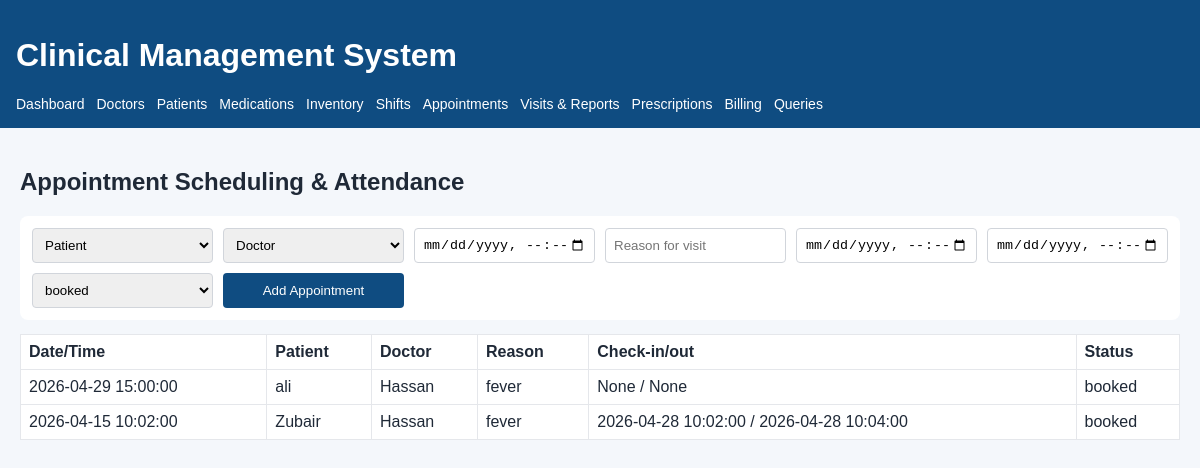
The app's page /appointments with its own data.
### app/models.py (models this page shows)
class Appointment(db.Model):
    __tablename__ = "appointments"
    id = db.Column(db.Integer, primary_key=True)
    patient_id = db.Column(db.Integer, db.ForeignKey("patients.id"), nullable=False)
    doctor_id = db.Column(db.Integer, db.ForeignKey("doctors.id"), nullable=False)
    appointment_datetime = db.Column(db.DateTime, nullable=False)
    reason_for_visit = db.Column(db.Text)
    patient_check_in = db.Column(db.DateTime)
    patient_check_out = db.Column(db.DateTime)
    status = db.Column(db.String(20), default="booked")
    patient = db.relationship("Patient", back_populates="appointments")
    doctor = db.relationship("Doctor", back_populates="appointments")
    visit = db.relationship("Visit", back_populates="appointment", uselist=False)

class Patient(db.Model):
    __tablename__ = "patients"
    id = db.Column(db.Integer, primary_key=True)
    full_name = db.Column(db.String(120), nullable=False)
    age = db.Column(db.Integer, nullable=False)
    gender = db.Column(db.String(20), nullable=False)
    phone = db.Column(db.String(40))
    email = db.Column(db.String(120))
    address = db.Column(db.Text)
    medical_history = db.Column(db.Text)
    insurance_provider = db.Column(db.String(120))
    insurance_policy_number = db.Column(db.String(120))
    insurance_coverage_percent = db.Column(db.Float, default=0.0)
    appointments = db.relationship("Appointment", back_populates="patient", cascade="all, delete-orphan")
    visits = db.relationship("Visit", back_populates="patient", cascade="all, delete-orphan")

class Doctor(db.Model):
    __tablename__ = "doctors"
    id = db.Column(db.Integer, primary_key=True)
    full_name = db.Column(db.String(120), nullable=False)
    specialty = db.Column(db.String(120), nullable=False)
    department = db.Column(db.String(120), nullable=False)
    qualifications = db.Column(db.Text, nullable=False)
    phone = db.Column(db.String(40))
    email = db.Column(db.String(120))
    consultation_fee = db.Column(db.Float, nullable=False, default=0.0)
    procedure_fee = db.Column(db.Float, nullable=False, default=0.0)
    service_rates = db.Column(db.Text, default="")
    shifts = db.relationship("DoctorShift", back_populates="doctor", cascade="all, delete-orphan")
    appointments = db.relationship("Appointment", back_populates="doctor", cascade="all, delete-orphan")
    visits = db.relationship("Visit", back_populates="doctor", cascade="all, delete-orphan")

### app/routes.py (the view, shortened to what this page needs)
@main_bp.route("/appointments", methods=["GET", "POST"])
def appointments():
    doctors = Doctor.query.order_by(Doctor.full_name).all()
    patients = Patient.query.order_by(Patient.full_name).all()
    return render_template(
        "appointments.html",
        doctors=doctors,
        patients=patients,
        appointments=Appointment.query.order_by(Appointment.appointment_datetime.desc()).all(),
    )

### app/templates/appointments.html
{% extends "base.html" %}
{% block content %}
<h2>Appointment Scheduling & Attendance</h2>
<form method="post" class="grid-form">
    <select name="patient_id" required><option value="">Patient</option>{% for p in patients %}<option value="{{ p.id }}">{{ p.full_name }}</option>{% endfor %}</select>
    <select name="doctor_id" required><option value="">Doctor</option>{% for d in doctors %}<option value="{{ d.id }}">{{ d.full_name }}</option>{% endfor %}</select>
    <input name="appointment_datetime" type="datetime-local" required>
    <input name="reason_for_visit" placeholder="Reason for visit">
    <input name="patient_check_in" type="datetime-local">
    <input name="patient_check_out" type="datetime-local">
    <select name="status"><option>booked</option><option>checked_in</option><option>completed</option><option>cancelled</option></select>
    <button type="submit">Add Appointment</button>
</form>
<table>
    <tr><th>Date/Time</th><th>Patient</th><th>Doctor</th><th>Reason</th><th>Check-in/out</th><th>Status</th></tr>
    {% for appt in appointments %}
    <tr>
        <td>{{ appt.appointment_datetime }}</td>
        <td>{{ appt.patient.full_name }}</td>
        <td>{{ appt.doctor.full_name }}</td>
        <td>{{ appt.reason_for_visit }}</td>
        <td>{{ appt.patient_check_in }} / {{ appt.patient_check_out }}</td>
        <td>{{ appt.status }}</td>
    </tr>
    {% endfor %}
</table>
{% endblock %}

### app/templates/base.html (shortened to what this page needs)
<!DOCTYPE html>
<html lang="en">
<head>
    <link rel="stylesheet" href="{{ url_for('static', filename='styles.css') }}">
</head>
<body>
    <header>
        <h1>Clinical Management System</h1>
        <nav>
            <a href="{{ url_for('main.index') }}">Dashboard</a>
            <a href="{{ url_for('main.doctors') }}">Doctors</a>
            <a href="{{ url_for('main.patients') }}">Patients</a>
            <a href="{{ url_for('main.medications') }}">Medications</a>
            <a href="{{ url_for('main.inventory') }}">Inventory</a>
            <a href="{{ url_for('main.shifts') }}">Shifts</a>
            <a href="{{ url_for('main.appointments') }}">Appointments</a>
            <a href="{{ url_for('main.visits') }}">Visits & Reports</a>
            <a href="{{ url_for('main.prescriptions') }}">Prescriptions</a>
            <a href="{{ url_for('main.billing') }}">Billing</a>
            <a href="{{ url_for('main.reports') }}">Queries</a>
        </nav>
    </header>
    <main>
        {% block content %}{% endblock %}
    </main>
</body>
</html>

### app/static/styles.css (style rules this page uses)
body { margin: 0; font-family: Arial, sans-serif; background: #f4f7fb; color: #1f2937; }
header { background: #0f4c81; color: #fff; padding: 16px; }
nav { display: flex; flex-wrap: wrap; gap: 12px; margin-top: 8px; }
nav a { color: #fff; text-decoration: none; font-size: 14px; }
main { padding: 20px; }
form { background: #fff; padding: 12px; border-radius: 8px; margin-bottom: 14px; }
.grid-form { display: grid; grid-template-columns: repeat(auto-fit, minmax(180px, 1fr)); gap: 10px; }
input, select, textarea, button { padding: 8px; border: 1px solid #d1d5db; border-radius: 4px; }
button { background: #0f4c81; color: #fff; border: none; cursor: pointer; }
table { width: 100%; border-collapse: collapse; background: #fff; margin-bottom: 14px; }
th, td { border: 1px solid #e5e7eb; padding: 8px; text-align: left; vertical-align: top; }

### records on screen
Appointment: appointment_datetime "2026-04-29 15:00:00", patient.full_name "ali", doctor.full_name "Hassan", reason_for_visit "fever", patient_check_in "None", patient_check_out "None", status "booked"
Appointment: appointment_datetime "2026-04-15 10:02:00", patient.full_name "Zubair", doctor.full_name "Hassan", reason_for_visit "fever", patient_check_in "2026-04-28 10:02:00", patient_check_out "2026-04-28 10:04:00", status "booked"
